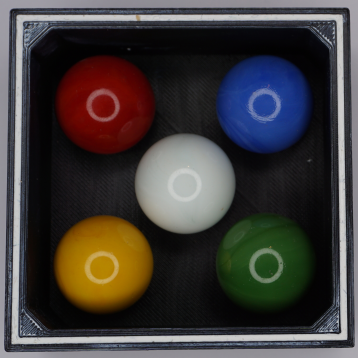
#> input picture xlh-cv-tutorial/2 Grundlagen der Bildverarbeitung/3 Bildoperationen/03 Rotation/img/box_with_bullets.png, 358 x 358 px
$ python rotate_2.py
#> lines starting #> are read from the running program, lines starting #| are printed output that depends on the picture
# rotate_2.py
import cv2
import imutils
import numpy as np


# lade Bild von der Datei in ein NumPy Array
image = cv2.imread('img/box_with_bullets.png')
#> image is the input picture: shape (358, 358, 3); mean B, G, R 58.4, 60.2, 64.6

# Rotation um -30 Grad (Uhrzeigersinn) im Punkt (0, 0) mit der Skalierung 0.5
rotated = imutils.rotate(image, -30, (0, 0), 0.5)
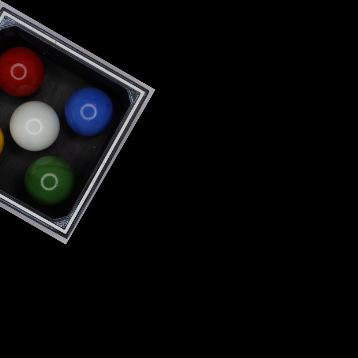
#> rotated: shape (358, 358, 3); mean B, G, R 10.9, 10.2, 10.6

# Zusammenfassung der Ausganslage und der Bearbeitung
result = np.hstack([image, rotated])
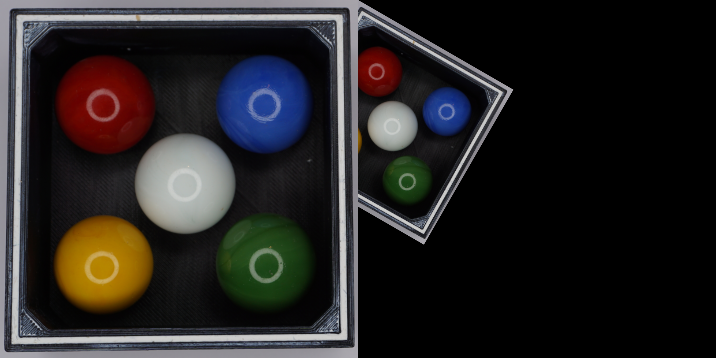
#> result: shape (358, 716, 3); mean B, G, R 34.7, 35.2, 37.6

# schreibe das Bild in eine Datei
cv2.imwrite('img/rotate_2.png', result[0:-2, 0:-2])
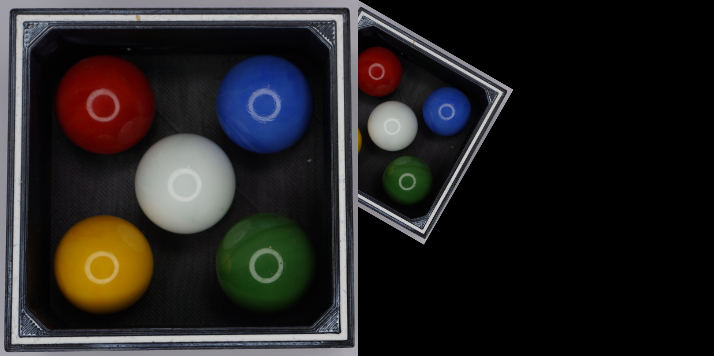
#> saved as rotate_2.png: shape (356, 714, 3); mean B, G, R 34.5, 35.1, 37.5

# Anzeige auf dem Bildschirm
cv2.imshow('Ausgabe', result)
cv2.moveWindow('Ausgabe', 100, 100)
cv2.waitKey(0)
